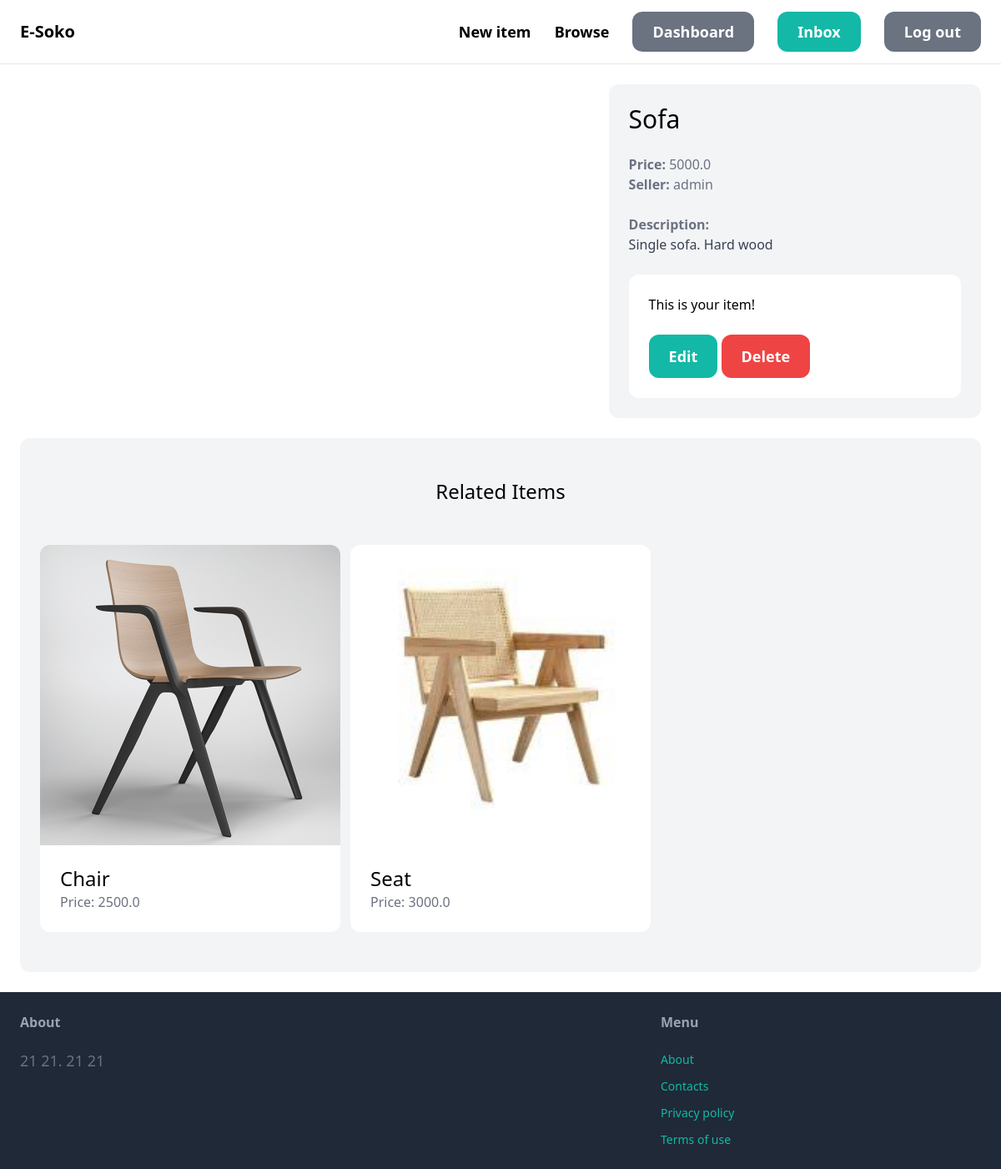
Page /items/3/ (signed in) on the committed database.
### items/models.py (models this page shows, shortened)
class Item(models.Model):
    category = models.ForeignKey(Category, related_name='items', on_delete=models.CASCADE)
    name = models.CharField(max_length=255)
    description = models.TextField(blank=True, null=True)
    price = models.FloatField()
    image = models.ImageField(upload_to='item_images', blank=True, null=True)
    is_sold = models.BooleanField(default=False)
    created_by = models.ForeignKey(User, related_name='items', on_delete=models.CASCADE)
    created_at = models.DateTimeField(auto_now_add=True)
    class Meta:
        ordering = ('name',)

### items/views.py (the view)
# urls.py: path('<int:pk>/', detail, name='detail'),
def detail(request, pk):
    item = get_object_or_404(Item, pk=pk)
    related_items = Item.objects.filter(category=item.category, is_sold=False).exclude(pk=pk)[0:3]
    context = {
        'item': item,
        'related_items': related_items
    }
    return render(request, 'item_detail.html', context)

### items/templates/item_detail.html (shortened to what this page needs)
{% extends 'base.html' %}
{% block content %}
    <div class="grid grid-cols-5 gap-6">
        <div class="col-span-3">
        </div>
        <div class="col-span-2 p-6 bg-gray-100 rounded-xl">
            <h1 class="mb-6 text-3xl">{{ item.name }}</h1>
            <p class="text-gray-500"><strong>Price: </strong>{{ item.price }}</p>
            <p class="text-gray-500"><strong>Seller: </strong>{{ item.created_by.username }}</p>
            <br>
            {% if item.description %}
                <p class="text-gray-700">
                    <strong class="text-gray-500">Description:</strong><br>
                    {{ item.description }}
                </p>
            {% endif %}
            {% if request.user == item.created_by %}
                <div class="mt-6 p-6 bg-white rounded-xl">
                    <p>This is your item!</p>
                    <a href="{% url 'items:edit' item.id %}" class="inline-block mt-6 px-6 py-3 text-lg font-semibold bg-teal-500 text-white rounded-xl">Edit</a>
                    <a href="{% url 'items:delete' item.id %}" class="inline-block mt-6 px-6 py-3 text-lg font-semibold bg-red-500 text-white rounded-xl">Delete</a>
                </div>
            {% else %}
                <a href="{% url 'conversation:convo' item.id %}" class="inline-block mt-6 px-6 py-3 text-lg font-semibold bg-teal-500 text-white rounded-xl hover:bg-teal-700">Contact Seller</a>
            {% endif %}
        </div>
    </div>
    <div class="mt-6 px-6 py-12 bg-gray-100 rounded-xl">
        <h2 class="mb-12 text-2xl text-center">Related Items</h2>
        <div class="grid grid-cols-3 gap-3">
            {% for item in related_items %}
                <div>
                    <a href="{% url 'items:detail' item.id %}">
                        <div>
                            <img src="{{ item.image.url }}" class="card-img-top rounded-t-xl">
                        </div>
                        <div class="p-6 bg-white rounded-b-xl">
                            <h2 class="text-2xl">{{ item.name }}</h2>
                            <p class="text-gray-500">Price: {{ item.price }}</p>
                        </div>
                    </a>
                </div>
            {% endfor %}
        </div>
    </div>
{% endblock content %}

### core/templates/base.html (style rules this page uses)
.card-img-top { width: 100%; height: 30vw; object-fit: cover; }

### rows in the picture
Item: name "Sofa", price "5000.0", created_by.username "admin", description "Single sofa. Hard wood"
Item: image (picture), name "Chair", price "2500.0"
Item: image (picture), name "Seat", price "3000.0"
